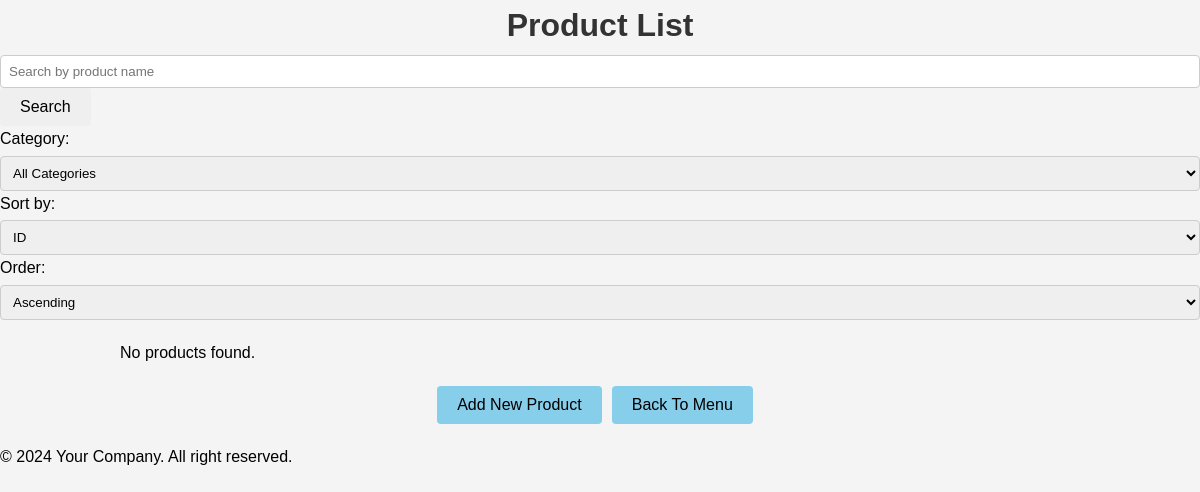
The page /admin/productList.php on the database as committed earlier.
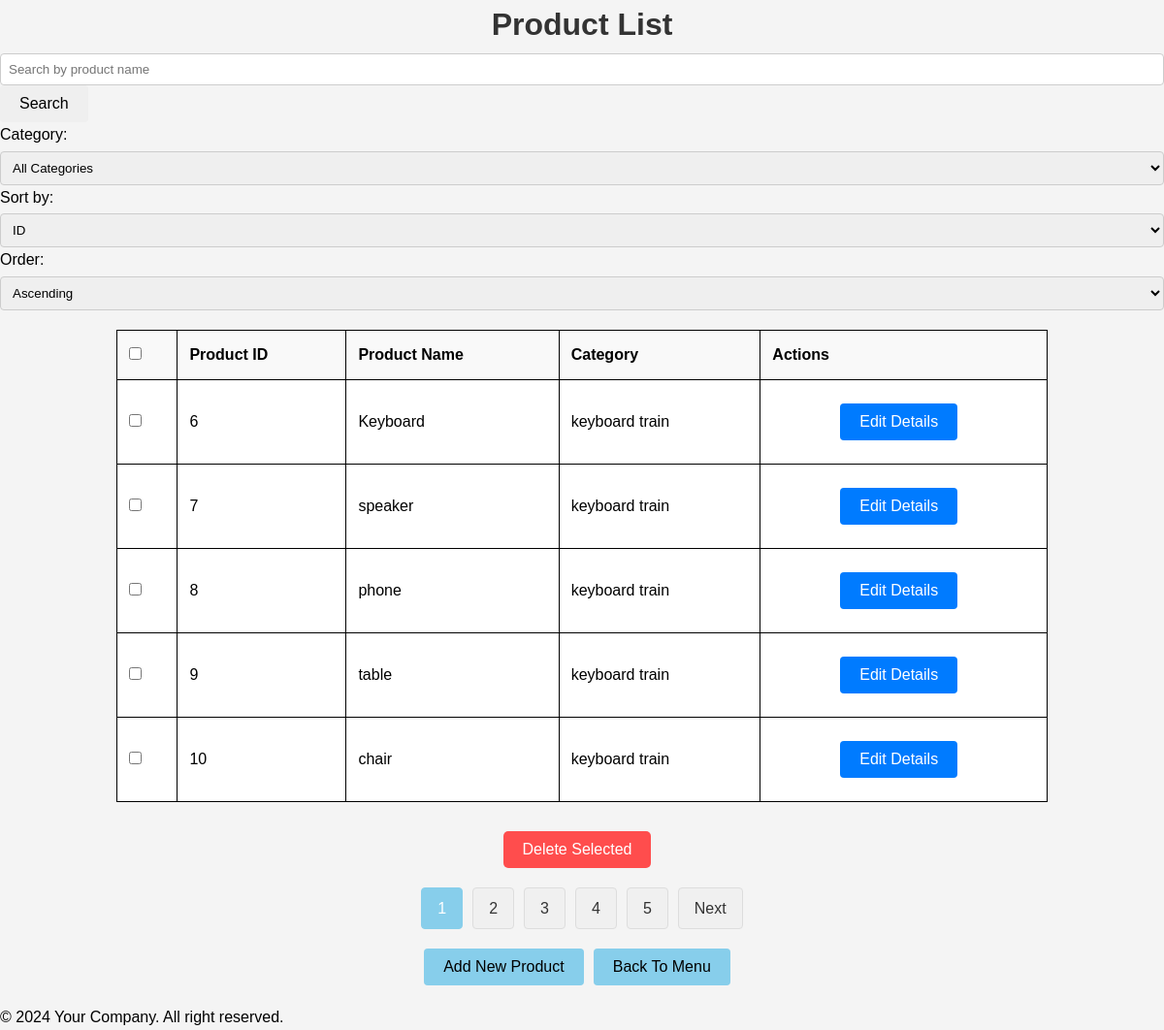
The same page on the database as committed later.
### tables this page shows
CREATE TABLE `product` (
  `product_id` int(10) NOT NULL AUTO_INCREMENT,
  `name` varchar(100) NOT NULL,
  `price` decimal(10,2) NOT NULL,
  `category_id` int(10) NOT NULL,
  `quantity` int(10) NOT NULL,
  `product_photo` varchar(100) NOT NULL,
  `description` varchar(1000) NOT NULL,
  `weight` decimal(10,2) NOT NULL,
  PRIMARY KEY (`product_id`),
  KEY `category_id` (`category_id`)
);

CREATE TABLE `category` (
  `category_id` int(10) NOT NULL AUTO_INCREMENT,
  `category_name` varchar(100) NOT NULL,
  `product_id` int(10) NOT NULL,
  PRIMARY KEY (`category_id`),
  KEY `product_id` (`product_id`)
);

### admin/productList.php (the view, shortened to what this page needs)
<?php
include '../_base.php';
$search_query = isset($_GET['search']) ? trim($_GET['search']) : '';
$page = isset($_GET['page']) ? (int)$_GET['page'] : 1;
$records_per_page = 5;
$offset = ($page - 1) * $records_per_page;
$sort_by = isset($_GET['sort_by']) ? $_GET['sort_by'] : 'product_id';
$sort_order = isset($_GET['sort_order']) ? $_GET['sort_order'] : 'ASC';
$category_filter = isset($_GET['category']) ? $_GET['category'] : '';
$sql = 'SELECT p.*, c.category_name FROM product p
LEFT JOIN category c ON p.category_id = c.category_id WHERE 1';
$params = [];
$count_sql = 'SELECT COUNT(*) FROM product p WHERE 1';
$count_stm = $_db->prepare($count_sql);
$count_stm->execute($params);
$total_records = $count_stm->fetchColumn();
$total_pages = ceil($total_records / $records_per_page);
$sql .= ' ORDER BY ' . $sort_by . ' ' . $sort_order;
$sql .= ' LIMIT ' . $records_per_page . ' OFFSET ' . $offset;
$stm = $_db->prepare($sql);
$stm->execute($params);
$product = $stm->fetchAll(PDO::FETCH_OBJ);
include '../_head.php';
?>
<link rel="stylesheet" href="../css/product.css">
<div class="container">
    <h1>Product List</h1>
    <form action="productList.php" method="get">
        <input type="text" name="search" placeholder="Search by product name" value="<?= htmlspecialchars($search_query) ?>">
        <button type="submit" class="form-button">Search</button>
    </form>
    <div class="filter-sorting">
        <form action="productList.php" method="get">
            <label for="category">Category:</label>
            <select name="category" id="category" onchange="this.form.submit()">
                <option value="">All Categories</option>
            </select>
            <label for="sort_by">Sort by:</label>
            <select name="sort_by" id="sort_by" onchange="this.form.submit()">
                <option value="product_id" <?= $sort_by == 'product_id' ? 'selected' : '' ?>>ID</option>
            </select>
            <label for="sort_order">Order:</label>
            <select name="sort_order" id="sort_order" onchange="this.form.submit()">
                <option value="ASC" <?= $sort_order == 'ASC' ? 'selected' : '' ?>>Ascending</option>
            </select>
        </form>
    </div>
    <div class="table-wrapper">
    <form method="post" action="deleteProducts.php">
        <?php if ($product): ?>
            <table>
                <thead>
                    <tr>
                        <th><input type="checkbox" id="select-all"></th>
                        <th>Product ID</th>
                        <th>Product Name</th>
                        <th>Category</th>
                        <th>Actions</th>
                    </tr>
                </thead>
                <tbody>
                    <?php foreach ($product as $p): ?>
                        <tr>
                            <td><input type="checkbox" name="product_ids[]" value="<?= $p->product_id ?>" class="product-checkbox"></td>
                            <td><?= htmlspecialchars($p->product_id) ?></td>
                            <td><?= htmlspecialchars($p->name) ?></td>
                            <td><?= htmlspecialchars($p->category_name) ?></td>
                            <td class="actions">
                                <a href="productEdit.php?product_id=<?= $p->product_id ?>" class="edit-container">
                                    <button type="button">Edit Details</button>
                                </a>
                            </td>
                        </tr>
                    <?php endforeach; ?>
                </tbody>
            </table>
            <div class="action-buttons">
                <button type="submit" id="delete-selected" onclick="return confirm('Are you sure you want to delete the selected products?');">Delete Selected</button>
            </div>
            <div class="pagination-container">
                <?php for ($i = 1; $i <= $total_pages; $i++): ?>
                    <?php if ($i == $page): ?>
                        <span class="current-page"><?= $i ?></span>
                    <?php else: ?>
                        <a href="?search=<?= urlencode($search_query) ?>&page=<?= $i ?>&sort_by=<?= urlencode($sort_by) ?>&sort_order=<?= urlencode($sort_order) ?>&category=<?= urlencode($category_filter) ?>" class="pagination-button"><?= $i ?></a>
                    <?php endif; ?>
                <?php endfor; ?>
                <?php if ($page < $total_pages): ?>
                    <a href="?search=<?= urlencode($search_query) ?>&page=<?= $page + 1 ?>&sort_by=<?= urlencode($sort_by) ?>&sort_order=<?= urlencode($sort_order) ?>&category=<?= urlencode($category_filter) ?>" class="pagination-button">Next</a>
                <?php endif; ?>
            </div>
        <?php else: ?>
            <p class="no-results">No products found.</p>
        <?php endif; ?>
    </form>
    <div class="action-buttons">
        <a href="newProduct.php"><button type="button" id="add-new">Add New Product</button></a>
        <a href="admin.php"><button type="button" id="back-to-menu">Back To Menu</button></a>
    </div>
</div>
</div>
<?php
include '../_foot.php';

### _head.php (shortened to what this page needs)
<!DOCTYPE html>
<html lang="en">
<head>
    <link rel="stylesheet" href="/css/image.css">
</head>
<body>
    <main>

### _foot.php
</main>
<footer>
    &copy; 2024 Your Company. All right reserved.
</footer>
</body>
</html>

### css/product.css (style rules this page uses)
* { margin: 0; padding: 0; text-decoration: none; list-style-type: none; box-sizing: border-box; user-select: none; }
body { font-family: Arial, sans-serif; line-height: 1.6; margin: 0; padding: 0; background-color: #f4f4f4; }
h1 { text-align: center; color: #333; }
.table-wrapper { max-width: 1000px; margin: 20px auto; padding: 0 20px; }
table { width: 100%; border-collapse: collapse; border: 1px solid black; }
table th, table td { padding: 12px; border: 1px solid black; text-align: left; }
table th { background: #f9f9f9; font-weight: bold; }
table td { background-color: #fff; }
input[type="text"], input[type="number"], textarea, select { width: 100%; padding: 8px; margin-top: 4px; border: 1px solid #ccc; border-radius: 4px; box-sizing: border-box; }
button { padding: 10px 20px; border: none; border-radius: 4px; cursor: pointer; font-size: 16px; margin-right: 10px; }
.action-buttons { display: flex; justify-content: center; margin-top: 20px; }
button#delete-selected { background-color: #ff4d4d; color: #fff; border: none; border-radius: 5px; padding: 10px 20px; cursor: pointer; font-size: 16px; align-self: flex-end; margin-top: 10px; transition: background-color 0.3s ease; }
button#add-new, button#back-to-menu { background-color: #87CEEB; color: #fff; border: none; border-radius: 4px; padding: 10px 20px; cursor: pointer; font-size: 16px; color: black; margin-right: 10px; transition: background-color 0.3s ease; }
.edit-container { display: flex; justify-content: center; align-items: center; border-radius: 8px; padding: 8px; margin: 4px; }
.edit-container button { background-color: #007bff; color: #fff; border: none; border-radius: 4px; padding: 10px 20px; cursor: pointer; font-size: 16px; }
.pagination-container { display: flex; justify-content: center; align-items: center; margin: 20px 0; }
.pagination-button { background-color: #f0f0f0; color: #333; border: 1px solid #ddd; border-radius: 4px; padding: 8px 16px; text-decoration: none; margin: 0 5px; font-size: 16px; }
.current-page { background-color: #87CEEB; color: #fff; border: 1px solid #87CEEB; padding: 8px 16px; margin: 0 5px; font-size: 16px; border-radius: 4px; transition: background-color 0.3s ease; }

Rows that differ between the two databases and show on the page:
added product: product_id "6", name "Keyboard", category.category_name "keyboard train"
added product: product_id "7", name "speaker", category.category_name "keyboard train"
added product: product_id "8", name "phone", category.category_name "keyboard train"
added product: product_id "9", name "table", category.category_name "keyboard train"
added product: product_id "10", name "chair", category.category_name "keyboard train"
Other text that changed with them:
form field value: (not shown) → "☐"
text no longer shown: "No products found."
text now shown: "Product ID Product Name Category Actions Delete Selected Next"
new list line: "1"
new list line: "2"
new list line: "3"
new list line: "4"
new list line: "5"
